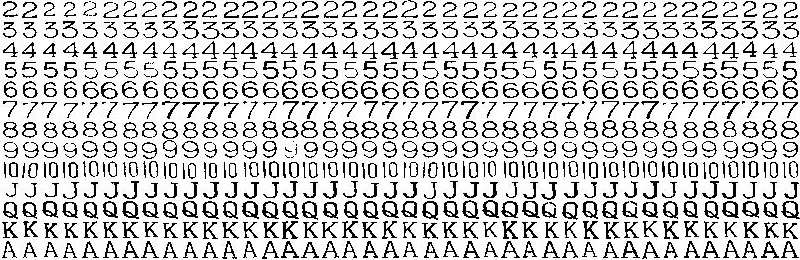
%> input picture znaki.jpg, 800 x 260 px
$ octave trening_znak.m   (GNU Octave 9; MATLAB toolbox functions it lacks are replaced by stand-ins)
%> lines starting %> are read from the running program, lines starting %| are printed output that depends on the picture
clear all;

%Wczytanie zdjêcia i wstêpna obróbka
znaki = imread('znaki.jpg');
%> znaki is the input picture: size 260x800x3 uint8; min 0, max 255, mean 200.7
znaki_gray = rgb2gray(znaki);
znaki_binary = im2bw(znaki_gray);
%> znaki_binary: size 260x800 logical; 79.7% white; black in thin lines or dots

%Utworzenie macierzy,wektorów i zmienych wykorzystanych w pêtli for
znak = zeros(20,20);
znak_wek = zeros(1,400);
znaki_macierz = zeros(400,520);

k=0;
wiersz = 1;
kolumna = 1;
wiersz_wsk = 1;
kolumna_wsk = 1;

%Przekszta³cenie zdjêcia do formy odpowiedniej by za jego pomoc¹ wytrenowaæ
%sieæ neuronow¹
for z = 1:520

for i = 1:20
    for j = 1:20

        znak(i,j) = znaki_binary(wiersz,kolumna);

        if i == 20 && j == 20
            kolumna_wsk = kolumna_wsk+20;
            if kolumna_wsk == 801
                kolumna_wsk = 1;
                wiersz_wsk = wiersz_wsk + 20;
            end
        elseif j == 20
            kolumna = kolumna_wsk;
            wiersz = wiersz +1;
        end

        if j ~= 20
        kolumna=kolumna+1;
        end

    end
end

wiersz = wiersz_wsk;
kolumna = kolumna_wsk;

for i = 1:20
    for j = 1:20
        znak_wek(k+j) = znak(i,j);
        if j == 20
            k=k+20;
        end
    end
end

k=0;
znaki_macierz(:,z) = znak_wek;

end
%> this loop made 520 passes
%> (wiersz, kolumna) on passes 1 to 3: (1, 21), (1, 41), (1, 61)
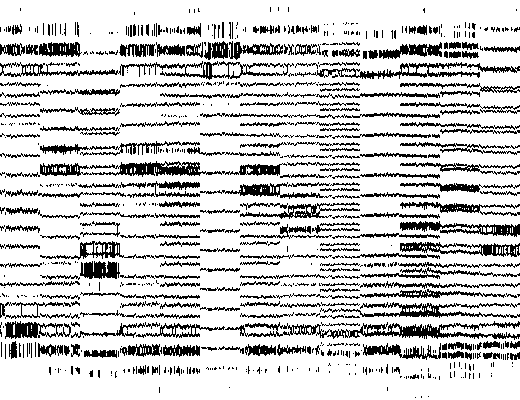
%> znaki_macierz: size 400x520 double; values 0 (black) and 1 (white), 79.7% white; black in thin lines or dots
%> after the loop, kolumna_wsk = 1; wiersz_wsk = 261; znak_wek = 400 values, max 1 at index 1, min 0 at index 28, mean 0.77

%Wczytanie danych z Excela
%> (the run ends here)
